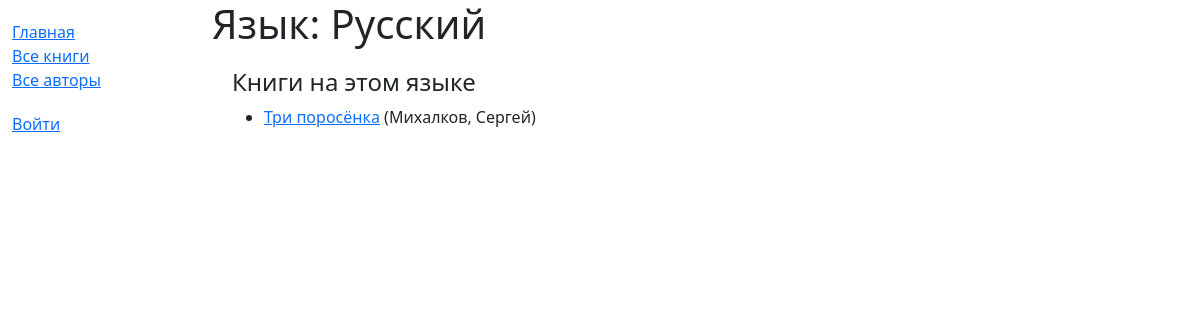
Before: /catalog/language/1 with the older database file.
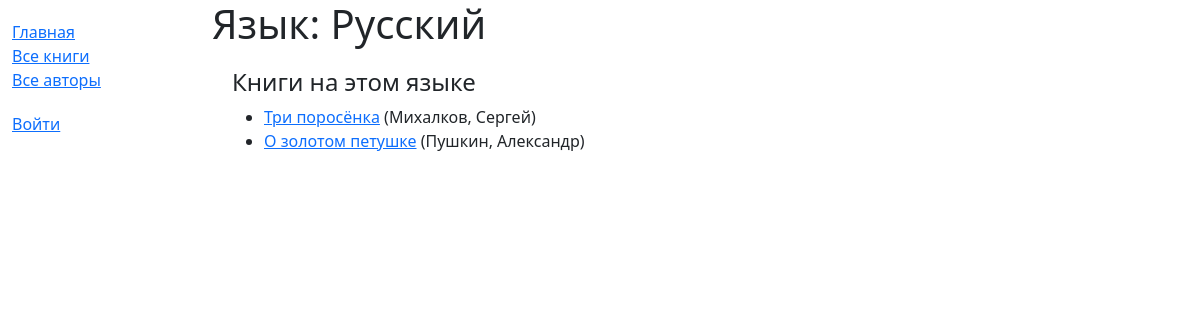
After: the same page with the newer database file.
### catalog/models.py (models this page shows, shortened)
class Book(models.Model):
    title = models.CharField(max_length=200)
    author = models.ForeignKey('Author', on_delete=models.RESTRICT, null=True)
    summary = models.TextField(
        max_length=1000,
        help_text="Введите краткое описание книги"
    )
    isbn = models.CharField(
        'ISBN',
        max_length=13,
        unique=True,
        help_text='13 символов <a href="https://www.isbn-international.org/content/what-isbn">ISBN</a>'
    )
    genre = models.ManyToManyField(Genre, help_text="Выберите жанр для этой книги")
    language = models.ForeignKey('Language', on_delete=models.SET_NULL, null=True)
    def get_absolute_url(self):
        return reverse('book-detail', args=[str(self.id)])

class Author(models.Model):
    first_name = models.CharField(max_length=100)
    last_name = models.CharField(max_length=100)
    date_of_birth = models.DateField(null=True, blank=True)
    date_of_death = models.DateField('Умер', null=True, blank=True)
    class Meta:
        ordering = ['last_name', 'first_name']
    def __str__(self):
        return f'{self.last_name}, {self.first_name}'

### catalog/views.py (the view)
# urls.py: path('language/<int:pk>', views.LanguageDetailView.as_view(), name='language-detail'),
class LanguageDetailView(generic.DetailView):
    model = Language

### catalog/templates/catalog/language_detail.html
{% extends "base_generic.html" %}
{% block content %}
<h1>Язык: {{ language.name }}</h1>
<div style="margin-left:20px;margin-top:20px">
    <h4>Книги на этом языке</h4>
    <ul>
        {% for book in language.book_set.all %}
        <li><a href="{{ book.get_absolute_url }}">{{ book.title }}</a> ({{ book.author }})</li>
        {% endfor %}
    </ul>
</div>
{% endblock %}

Changed rows visible on the page:
added Book: title "О золотом петушке", author "Пушкин, Александр"
